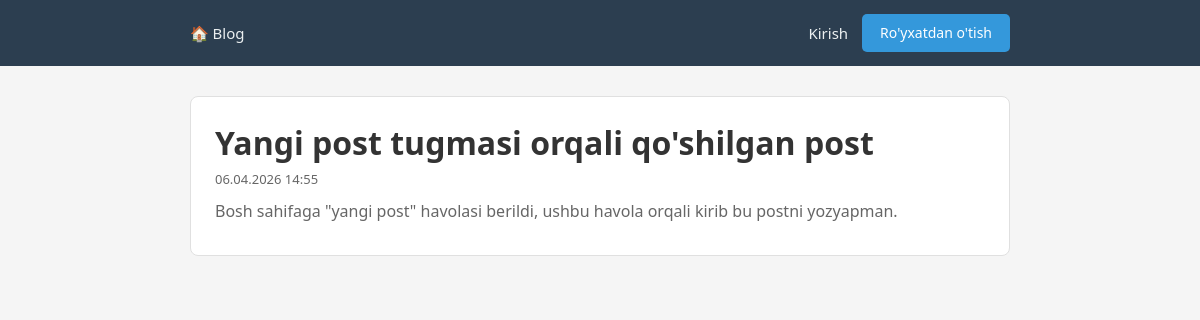
The page /posts/7/ on the database its author committed.
### posts/models.py (models this page shows, shortened)
class Post(models.Model):
    title      = models.CharField(max_length=200)
    slug       = models.SlugField(max_length=200, unique=True, blank=True)
    content    = models.TextField()
    image      = models.ImageField(upload_to='post_images/', blank=True, null=True)
    created_at = models.DateTimeField(auto_now_add=True)
    updated_at = models.DateTimeField(auto_now=True)
    published  = models.BooleanField(default=False)
    class Meta:
        ordering = ['-created_at']

### posts/views.py (the view)
class PostDetailView(DetailView):
    model         = Post
    template_name = 'posts/detail.html'
    context_object_name = 'post'

### templates/posts/detail.html (shortened to what this page needs)
{% extends 'base.html' %}
{% block content %}
<div class="post-card">
    <h1>{{ post.title }}</h1>
    <p class="post-meta">{{ post.created_at|date:"d.m.Y H:i" }}</p>
    <p>{{ post.content }}</p>
</div>
{% endblock %}

### static/css/style.css (style rules this page uses)
* { margin: 0; padding: 0; box-sizing: border-box; }
body { font-family: 'Segoe UI', sans-serif; background: #f5f5f5; color: #333; line-height: 1.6; }
.post-card { background: white; border-radius: 8px; padding: 20px 24px; margin-bottom: 16px; border: 1px solid #e0e0e0; }
.post-card p { color: #666; margin-bottom: 10px; }
.post-meta { font-size: 13px; color: #999; }

### rows shown on the page
Post: title "Yangi post tugmasi orqali qo'shilgan post", created_at "06.04.2026 14:55", content "Bosh sahifaga \"yangi post\" havolasi berildi, ushbu havola orqali kirib bu postni yozyapman."
